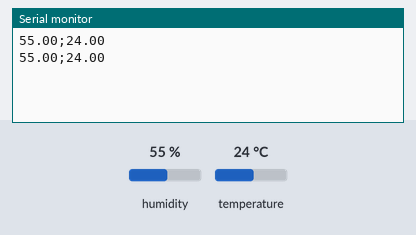
A sketch run on a simulated Arduino Uno, built with avr-gcc and run on an emulated ATmega328P. On the bench: the last lines printed to the serial monitor. The inputs (shaded band) are chosen by the test bench; at power-on: humidity 55 %, temperature 24 °C.

Above: at 2.8 s.
2.9 s: humidity set to 22 %
At 5.3 s:
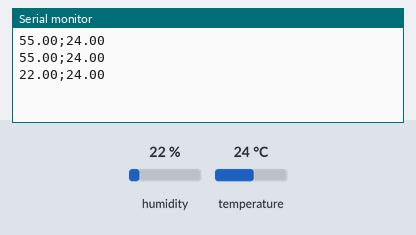
5.6 s: temperature set to 12 °C
At 6.6 s:
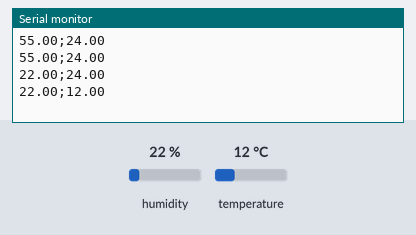
8.3 s: humidity set to 40 %
At 11.4 s:
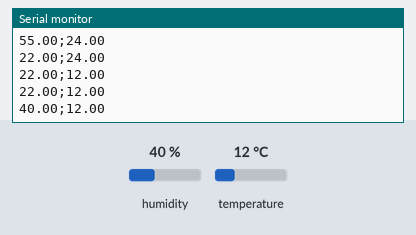
Timing chart, 0 to 12.9 s (numbered marks = the images above; inputs shaded):
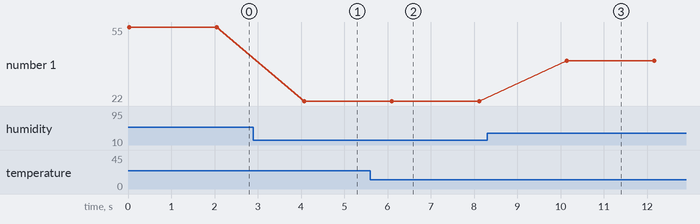

The sketch:

codigoOFICIAL.ino
```cpp
#include "DHT.h"
#define dht_type DHT11

int dht_pin = A1;
DHT dht_1 = DHT(dht_pin, dht_type);

void setup() {
  Serial.begin(9600);
  dht_1.begin();
}

void loop() {
  float umidade = dht_1.readHumidity();
  float temperatura = dht_1.readTemperature();
  if(isnan(temperatura) or isnan(umidade)){
    Serial.println("Erro ao ler");
  } else {
    Serial.print(umidade);
    Serial.print(';');
    Serial.print(temperatura);
    Serial.println("\n");
  }
  delay(2000);
}
```

Measured:
- after the input at 2.9 s, the serial monitor: prints a new line after 1.2 s (image 1)
- after the input at 5.6 s, the serial monitor: prints a new line after 0.50 s (image 2)
- after the input at 8.3 s, the serial monitor: prints a new line after 1.8 s (image 3)
- plotted number 1: 55 → 22 after the input at 2.9 s, 22 → 40 after the input at 8.3 s
